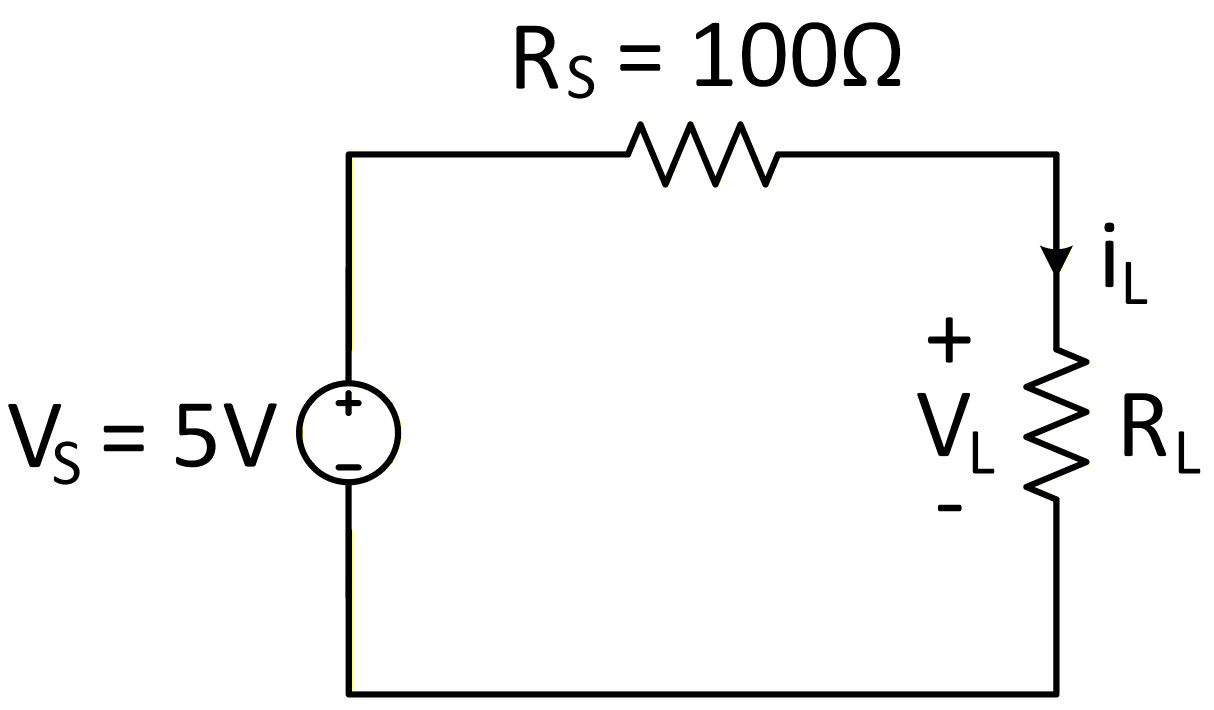
#> input picture max-power-transfer.png, 2428 x 1420 px (shown at 1/2 size)
$ python combine-image.py
#> lines starting #> are read from the running program, lines starting #| are printed output that depends on the picture
import cv2
import numpy as np

def combine_images(image1_path, image2_path, output_path):
    # Load the two images
#> called with image1_path = 'max-power-transfer.png', image2_path = 'maksimum_guc_transferi.png', output_path = 'power-transfer.jpg'
    img1 = cv2.imread(image1_path)
#> img1 is the input picture: shape (1420, 2428, 3); mean B, G, R 244.4, 244.5, 244.5
    img2 = cv2.imread(image2_path)
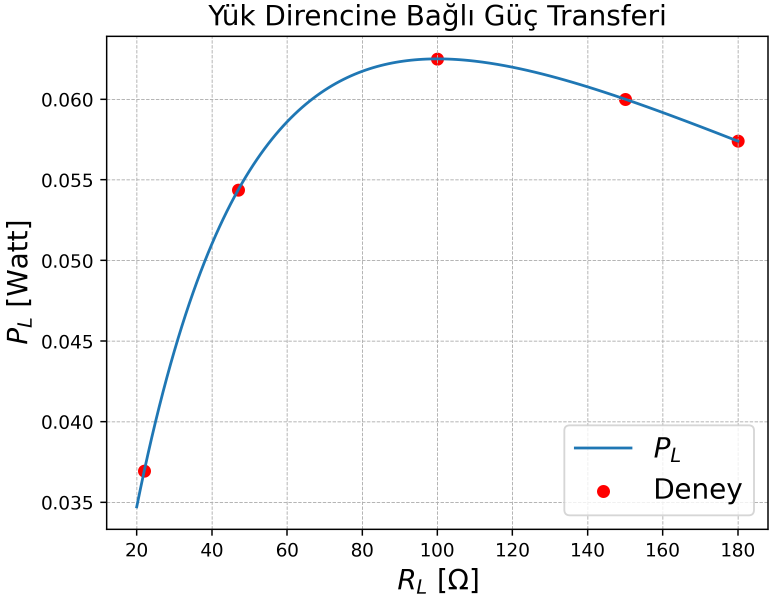
#> input picture maksimum_guc_transferi.png, 2314 x 1799 px (shown at 1/3 size)
#> img2 is the input picture: shape (1799, 2314, 3); mean B, G, R 247.5, 247.1, 246.9

    # Check if images are loaded properly
    if img1 is None or img2 is None:
        raise ValueError("One of the images could not be loaded. Check the file paths.")

    # Resize images to the same height
    height = min(img1.shape[0], img2.shape[0])
#> height = 1420
    img1_resized = cv2.resize(img1, (int(img1.shape[1] * height / img1.shape[0]), height))
    img2_resized = cv2.resize(img2, (int(img2.shape[1] * height / img2.shape[0]), height))
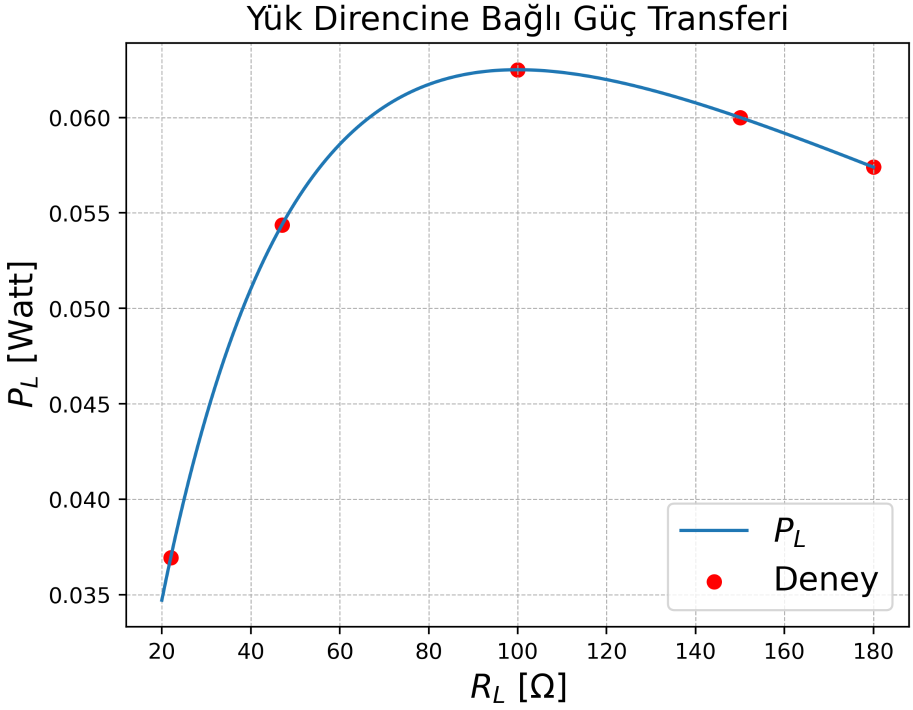
#> img2_resized: shape (1420, 1826, 3) (shown at 1/2 size); mean B, G, R 247.5, 247.1, 247

    # Combine images side by side
    combined_image = np.hstack((img1_resized, img2_resized))
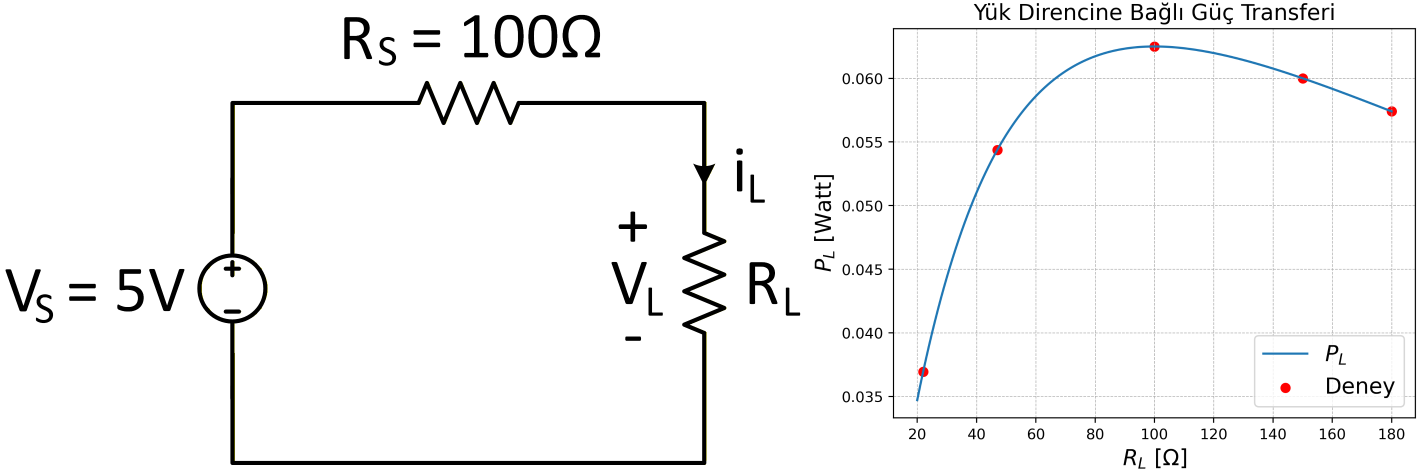
#> combined_image: shape (1420, 4254, 3) (shown at 1/3 size); mean B, G, R 245.7, 245.6, 245.6

    # Save the combined image
    cv2.imwrite(output_path, combined_image, [int(cv2.IMWRITE_JPEG_QUALITY), 60])

# Example usage
combine_images('max-power-transfer.png', 'maksimum_guc_transferi.png', 'power-transfer.jpg')
